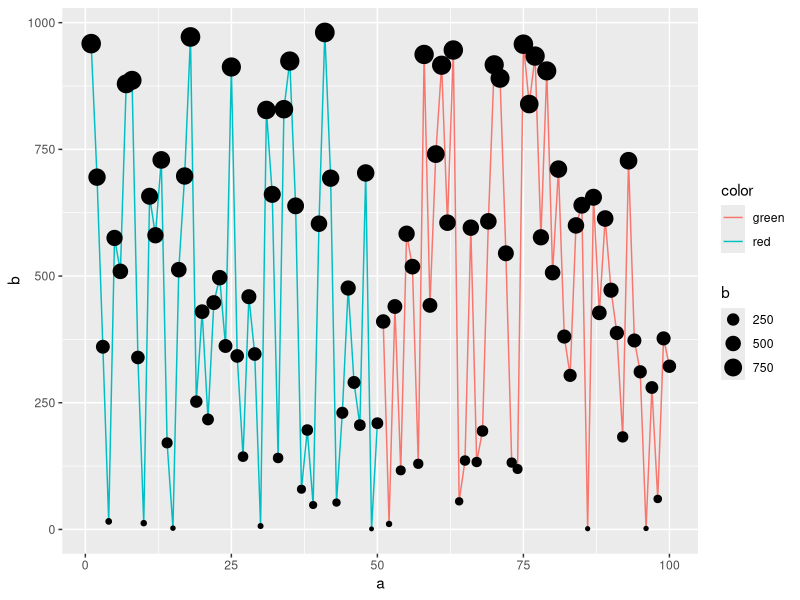

Source code (R):
library(ggplot2)

a <- 1:100
b <- runif(100, min = 1, max = 999)
ab.df <- data.frame(a,b)
ab.df$color <- "green"
ab.df$color[1:50] <- "red"

ggplot(data = ab.df, aes(x = a, y = b, group = color)) +
  geom_line(aes(color = color)) +
  geom_point(aes(size = b))
